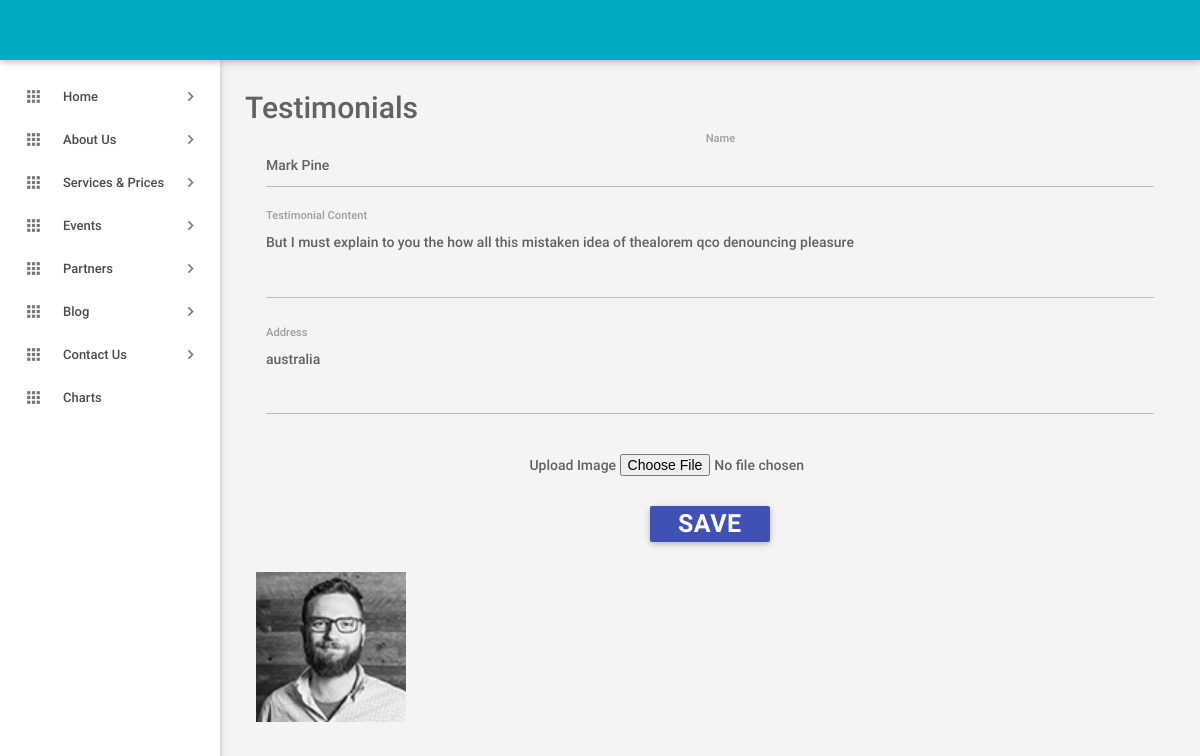
Screenshot of /RA-ADMIN/Testimonials.php with the database file from the repository.
### tables this page shows
CREATE TABLE IF NOT EXISTS `Testimonials` (
  `id` int(10) NOT NULL AUTO_INCREMENT,
  `content` varchar(10000) NOT NULL,
  `user_name` varchar(100) NOT NULL,
  `user_image_url` varchar(500) NOT NULL,
  `user_address` varchar(200) NOT NULL,
  PRIMARY KEY (`id`)
);

### RA-ADMIN/Testimonials.php (the view, shortened to what this page needs)
<?php
include_once('header.php');
include_once('sidebar.php');
$data="SELECT * FROM Testimonials";
$val=mysql_query($data);
$r=mysql_fetch_array($val);
?>
<main class="mn-inner">
    <span style="font-size: 30px;">Testimonials</span>
    <form  action="Testimonials.php" method="post" enctype="multipart/form-data" >
    <div class="row">
        <div class="col s12" align="center">
            <div class="input-field col s12">
                <input id="u_name" name="u_name" type="text" value="<?php echo $r['user_name']; ?>" class="validate">
                <label for="u_name" class="">Name</label>
            </div>
            <div class="input-field col s12">
                <textarea id="content" name="content" class="materialize-textarea" ><?php echo $r['content'];?></textarea>
                <label for="content" >Testimonial Content</label>
            </div>
            <div class="input-field col s12">
                <textarea id="address" name="address" class="materialize-textarea" ><?php echo $r['user_address'];?></textarea>
                <label for="address" >Address</label>
            </div>
            <div class="input-field col s12">
                <span>Upload Image</span>
                <input name="image" id="image" type="file"><br>
            </div>
            <button style="margin-top: 30px;" class="waves-effect waves-light btn indigo m-b-xs"  name="save" type="submit"><b style="font-size:25px;">SAVE</b></button>
        </div>
    </div>
        </form>
    <div class="row">
        <?php
        $data1="SELECT * FROM Testimonials";
        $val1=mysql_query($data1);
        while($r1 = mysql_fetch_array($val1)){
            ?>
            <div class="col s12 m6 l3">
                <img  src="<?php echo $r['user_image_url'];?>" height='150' width='150' alt="image">
            </div>
            <?php
        }
        ?>
    </div>
</main>
<?php
include_once('footer.php');
?>

### rows the page displays
testimonials: u_name "Mark Pine", content "But I must explain to you the how all this mistaken idea of thealorem qco denouncing pleasure", address "australia", user_image_url (picture)
